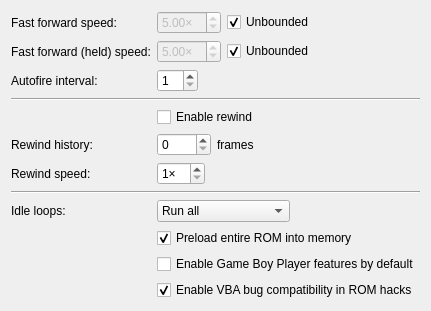
     <widget class="QWidget" name="emulation">
      <layout class="QFormLayout" name="formLayout_2">
       <property name="fieldGrowthPolicy">
        <enum>QFormLayout::FieldsStayAtSizeHint</enum>
       </property>
       <item row="0" column="0">
        <widget class="QLabel" name="label_18">
         <property name="text">
          <string>Fast forward speed:</string>
         </property>
        </widget>
       </item>
       <item row="0" column="1">
        <layout class="QHBoxLayout" name="horizontalLayout_5">
         <item>
          <widget class="QDoubleSpinBox" name="fastForwardRatio">
           <property name="enabled">
            <bool>false</bool>
           </property>
           <property name="suffix">
            <string notr="true">×</string>
           </property>
           <property name="minimum">
            <double>0.010000000000000</double>
           </property>
           <property name="maximum">
            <double>20.000000000000000</double>
           </property>
           <property name="singleStep">
            <double>0.500000000000000</double>
           </property>
           <property name="value">
            <double>5.000000000000000</double>
           </property>
          </widget>
         </item>
         <item>
          <widget class="QCheckBox" name="fastForwardUnbounded">
           <property name="text">
            <string>Unbounded</string>
           </property>
           <property name="checked">
            <bool>true</bool>
           </property>
          </widget>
         </item>
        </layout>
       </item>
       <item row="1" column="0">
        <widget class="QLabel" name="label_181">
         <property name="text">
          <string>Fast forward (held) speed:</string>
         </property>
        </widget>
       </item>
       <item row="1" column="1">
        <layout class="QHBoxLayout" name="horizontalLayout_51">
         <item>
          <widget class="QDoubleSpinBox" name="fastForwardHeldRatio">
           <property name="enabled">
            <bool>false</bool>
           </property>
           <property name="suffix">
            <string notr="true">×</string>
           </property>
           <property name="minimum">
            <double>0.010000000000000</double>
           </property>
           <property name="maximum">
            <double>20.000000000000000</double>
           </property>
           <property name="singleStep">
            <double>0.500000000000000</double>
           </property>
           <property name="value">
            <double>5.000000000000000</double>
           </property>
          </widget>
         </item>
         <item>
          <widget class="QCheckBox" name="fastForwardHeldUnbounded">
           <property name="text">
            <string>Unbounded</string>
           </property>
           <property name="checked">
            <bool>true</bool>
           </property>
          </widget>
         </item>
        </layout>
       </item>
       <item row="2" column="0">
        <widget class="QLabel" name="label_31">
         <property name="text">
          <string>Autofire interval:</string>
         </property>
        </widget>
       </item>
       <item row="2" column="1">
        <widget class="QSpinBox" name="autofireThreshold">
         <property name="minimum">
          <number>1</number>
         </property>
         <property name="maximum">
          <number>60</number>
         </property>
        </widget>
       </item>
       <item row="3" column="0" colspan="2">
        <widget class="Line" name="line">
         <property name="orientation">
          <enum>Qt::Horizontal</enum>
         </property>
        </widget>
       </item>
       <item row="4" column="1">
        <widget class="QCheckBox" name="rewind">
         <property name="text">
          <string>Enable rewind</string>
         </property>
        </widget>
       </item>
       <item row="5" column="0">
        <widget class="QLabel" name="label_8">
         <property name="text">
          <string>Rewind history:</string>
         </property>
        </widget>
       </item>
       <item row="5" column="1">
        <layout class="QHBoxLayout" name="horizontalLayout_13">
         <item>
          <widget class="QSpinBox" name="rewindCapacity">
           <property name="maximum">
            <number>3600</number>
           </property>
          </widget>
         </item>
         <item>
          <widget class="QLabel" name="label_7">
           <property name="text">
            <string>frames</string>
           </property>
          </widget>
         </item>
        </layout>
       </item>
       <item row="6" column="0">
        <widget class="QLabel" name="label_54">
         <property name="text">
          <string>Rewind speed:</string>
         </property>
        </widget>
       </item>
       <item row="6" column="1">
        <layout class="QHBoxLayout" name="horizontalLayout_23">
         <item>
          <widget class="QSpinBox" name="rewindBufferInterval">
           <property name="suffix">
            <string notr="true">×</string>
           </property>
           <property name="minimum">
            <number>1</number>
           </property>
           <property name="maximum">
            <number>10</number>
           </property>
           <property name="singleStep">
            <number>1</number>
           </property>
           <property name="value">
            <number>1</number>
           </property>
          </widget>
         </item>
        </layout>
       </item>
       <item row="7" column="0" colspan="2">
        <widget class="Line" name="line_3">
         <property name="orientation">
          <enum>Qt::Horizontal</enum>
         </property>
        </widget>
       </item>
       <item row="8" column="0">
        <widget class="QLabel" name="label_15">
         <property name="text">
          <string>Idle loops:</string>
         </property>
        </widget>
       </item>
       <item row="8" column="1">
        <widget class="QComboBox" name="idleOptimization">
         <item>
          <property name="text">
           <string>Run all</string>
          </property>
         </item>
         <item>
          <property name="text">
           <string>Remove known</string>
          </property>
         </item>
         <item>
          <property name="text">
           <string>Detect and remove</string>
          </property>
         </item>
        </widget>
       </item>
       <item row="9" column="1">
        <widget class="QCheckBox" name="preload">
         <property name="text">
          <string>Preload entire ROM into memory</string>
         </property>
         <property name="checked">
          <bool>true</bool>
         </property>
        </widget>
       </item>
       <item row="10" column="1">
        <widget class="QCheckBox" name="forceGbp">
         <property name="text">
          <string>Enable Game Boy Player features by default</string>
         </property>
        </widget>
       </item>
       <item row="11" column="1">
        <widget class="QCheckBox" name="vbaBugCompat">
         <property name="text">
          <string>Enable VBA bug compatibility in ROM hacks</string>
         </property>
         <property name="checked">
          <bool>true</bool>
         </property>
        </widget>
       </item>
      </layout>
     </widget>
